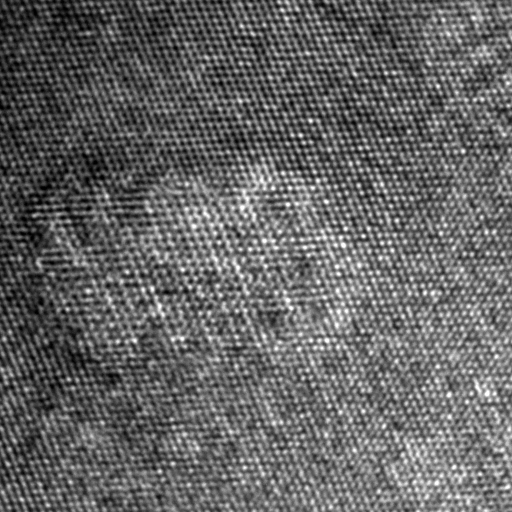
#> input picture examples/1l.tif, 1024 x 1024 px (shown at 1/2 size)
$ python -i fitLatticePeaks.py   (imports and definitions only)   (older library calls are emulated)
#> lines starting #> are read from the running program, lines starting #| are printed output that depends on the picture
### basictools/image_filters.py
"""
Collection of image filters and modifyers

Functions
---------
bin2
    Rebin an image using PIL.Image.resize
bin2_simple
    Rebin an image by adding together pixels
bw_filter
    Apply a butterworth filter to an image
gauss_filter
    Apply a Gaussian filter to an image
linscale
    Scale the intensity of an image to a new domain linearly
med_filter
    Apply a median filter to an image
normalize
    Linearly scale image intensity to a domain between 0 to 1
scale_percent
    Rescale image intensity to remove intensity outliers
scale_std
    Rescale image intensity to the mean+/- a multiple of the standard
    deviation
suppress_outliers
    Set pixel outliers to the minimum and maximum determined by
    a percentage.
"""

import numpy as np
from scipy.ndimage import median_filter, convolve
from PIL import Image
import logging
# import concurrent.futures as cf
from multiprocessing import Pool, cpu_count

# Initialize the Logger
logger = logging.getLogger(__name__)
logger.setLevel(logging.DEBUG)


def normalize(arr):
    """
    Rescale image intensities to 0 and 1

    Parameters
    ----------
    arr : array-like object
        The image to normalize

    Returns
    -------
    result : numpy array
        Image with intensity normalized between 0 and 1

    Notes
    -----
    Wrapper for method :py:func:`linscale`
    """
    return linscale(arr)


def linscale(arr, min=None, max=None, nmin=0, nmax=1, dtype=np.float):
    """
    Rescale image intensities

    Rescale the image intensities to a new scale. The value
    min and everything below gets mapped to nmin, max and everything
    above gets mapped to nmax. By default the minimum and maximum
    get mapped to 0 and 1.

    Parameters
    ----------
    arr : array-like object
        The image to normalize
    min : float, optional
        The intensity to map to the new minimum value. Defaults to
        the minimum of the provided array.
    max : float, optional
        The intensity to map to the new maximum value. Defaults to
        the maximum of the provided array.
    nmin : float, optional
        The new minimum of the image. Defaults to 0.
    nmax : float, optional
        The new maximum of the image. Defaults to 1. For 8-bit images use 255.
        For 16-bit images use 65535.
    dtype : type, optional
        The data type of the output array. Defaults to float. See the possible
        data types here:
        <https://docs.scipy.org/doc/numpy/user/basics.types.html>

    Returns
    -------
    result : array
        Intensity-rescaled image

    Notes
    -----
    The type recasting happens in an 'unsafe' manner. That is, if elements
    have float values like 0.99, recasting to np.uint8 will turn this into 0
    and not 1.

    Examples
    --------
    >>>s=np.array([[1, 2], [3, 4]])
    >>>linscale(s)
    array([[0.        , 0.33333333],
           [0.66666667, 1.        ]])
    >>>linscale(s, min=2, max=3, nmin=1, nmax=2, dtype=np.uint8)
    array([[1, 1],
           [2, 2]], dtype=uint8)
    """
    workarr = arr.copy()
    if min is None:
        min = workarr.min()
    else:
        workarr[workarr < min] = min
    if max is None:
        max = workarr.max()
    else:
        workarr[workarr > max] = max

    a = (nmax-nmin)/(max-min)
    result = (workarr-min)*a+nmin
    return result.astype(dtype)


def _get_dtype_min_max(dtype):
    """
    Return (min, max) of a numpy integer or float dtype

    For floats it just returns 0 and 1
    """
    if dtype == np.float or dtype == np.float32 or dtype == np.float64:
        max = 1  # np.finfo(dtype).max
        min = 0  # np.finfo(dtype).min
    elif (dtype == np.int8 or dtype == np.uint8 or
          dtype == np.int16 or dtype == np.uint16 or
          dtype == np.int32 or dtype == np.uint32 or
          dtype == np.int64 or dtype == np.uint64):
        max = np.iinfo(dtype).max
        min = np.iinfo(dtype).min
    else:
        raise ValueError("Unrecognized or unsupported type: {dtype}")
    return (min, max)


def normalize_convert(img, min=None, max=None, dtype=None):
    """
    Linscales an array and converts dtype

    Only unsigned integer dtypes are accepted

    Parameters
    ----------
    img : array
        The 2D image
    dtype : numpy.dtype, optional
        output type (options: numpy int and float types).
        Defaults to the same datatype as the image.
        If any kind of float is chosen
        the image is renormalized to between 0 and 1.
    min : int, optional
        the value in the img to map to the minimum. Everything
        below is set to minimum. Defaults to the minimum value
        in the array.
    max : int, optional
        the value in the img to map to the maximum. Everything
        above is set to maximum. Defaults to the maximum value
        in the array.

    Returns
    -------
    img_new : array
        The rescaled and retyped image
    """
    if dtype is None:
        dtype = img.dtype
    nmin, nmax = _get_dtype_min_max(dtype)
    return linscale(img, min, max, nmin, nmax, dtype)


# [130 lines left out: functions scale_std, scale_percent, _matlab_style_gauss2D, gauss_filter, med_filter, not called in this run]


def cnn_filter(arr):
    # TODO
    pass


# [68 lines left out: functions _find_outliers, suppress_outliers, not called in this run]


def bw_filter(image, inc=100, order=8):
    """
    This function applies a Butterworth high pass Fourier filter to a 2D image.

    Attenuates the very low frequency components in the image. The effect
    is to even out the intensity of the image.

    Parameters
    ----------
    image : array-like
        The 2D image to be filtered
    inc : float, optional
        The increment or radial size in recyprocal space. In units of pixels.
        Default is 100.
    order : float, optional
        Order of the filter. Default is 8.

    Returns
    -------
    result : numpy array
        The Butterworth-filtered image.

    See also
    --------
    <https://en.wikipedia.org/wiki/Butterworth_filter>
    """
    # Make sure the image is an array
    image = np.array(image)
    original_dtype = image.dtype
    # Subtract mean value from image
    (Nx, Ny) = image.shape
    image = image - np.mean(image)

    # Generate Fourier coordinates in 2D
    psize = 1 / inc
    lsize = np.array([Nx, Ny]) * psize

    # create array linearly ascending and decending to the middle
    if Nx % 2 == 0:
        qx = np.roll(np.arange(-Nx / 2, Nx / 2) / lsize[0],
                     np.rint(-Nx / 2).astype(int, casting='unsafe'),
                     axis=0)
    else:
        qx = np.roll(np.arange(-Nx / 2 + .5, Nx / 2 - .5) / lsize[0],
                     np.rint(-Nx / 2 + .5).astype(int, casting='unsafe'),
                     axis=0)
    if Ny % 2 == 0:
        qy = np.roll(np.arange(-Ny / 2, Ny / 2) / lsize[1],
                     np.rint(-Ny / 2).astype(int, casting='unsafe'),
                     axis=0)

    else:
        qy = np.roll(np.arange(-Ny / 2 + .5, Ny / 2 - .5) / lsize[1],
                     np.rint(-Ny / 2 + .5).astype(int, casting='unsafe'),
                     axis=0)

    # Apply low pass Butterworth filter
    qxa, qya = np.meshgrid(qx, qy, sparse=True)
    q2 = np.square(qxa) + np.square(qya)
    wfilt = 1 - 1 / np.sqrt(1 + np.power(q2, order) / np.power(.5, 16))

    butterfilt = np.real(np.fft.ifft2(np.fft.fft2(image) * wfilt))

    return normalize_convert(butterfilt, dtype=original_dtype)


# [62 lines left out: functions bin2, bin2_simple, not called in this run]


class Filter(object):
    """A pickle-able wrapper for using filters with multiprocessing"""
    # [4 lines left out: function __init__, not called in this run]

    def __call__(self, img):
        return self.func(img, *self.args, **self.kwargs)


# [25 lines left out: function apply_filter_to_stack, not called in this run]

### basictools/plotImagePeaks.py
# TODO Documentation normalization

"""
This function dislpays an atomic resolution image and its corresponding
fitted lattice peaks!
"""

# Libraries
from . import image_filters as imf
import matplotlib.pyplot as plt
import numpy as np


def plotImagePeaks(image, peaks, ax=None):
    # Display the image (using matplotlib)
    # Create new figure window
    image = np.array(image)
    image = imf.normalize(image)
    if ax is None:
        plt.clf()
        plt.figure(1)
        plt.imshow(image, cmap='plasma')
        plt.scatter(peaks[:, 1], peaks[:, 0], c='b', s=5)
        plt.axis('off')
        plt.colorbar()
        plt.show()
        plt.close()
    else:
        fig = ax.figure
        im = ax.imshow(image, cmap='plasma')
        ax.scatter(peaks[:, 1], peaks[:, 0], c='b', s=5)
        ax.axis('off')
        fig.colorbar(im, ax=ax)


# [3 lines that do not run on import are left out]

### basictools/fitLatticePeaks.py
# TODO Documentation normalization
# TODO Refactor to take out Tk dependence
"""
This function reads in an atomic resolution (S)TEM image, or takes it as
input through calling this function in another script. It then applies a
Butterworth and Gaussian filter to smooth out noise and does a simple peak
fitting. The user has then the option to refine the peak positions by
non-linear Gaussian fitting.

Input: atomic resolution (S)TEM image
Output: peaks
        - normal peak fitting: [x, y, peak intensity]
        - Gaussian fitting:    [x, y, peak intensity, sigma, x refined,
                                y refined, background from fit, integrated
                                peak intensity]
"""

# Libraries
import tkinter as tk
from tkinter import filedialog, Tk, messagebox
import matplotlib
import numpy as np
import cv2
from scipy.optimize import least_squares

# Own functions
from . import image_filters as imf
from . import plotImagePeaks


def fitLatPeaks(image=None, bwf_args=(100, 8),
                gauss_args=(7, 2), min_dist=10, min_int=0.2, bound=5):

    # If *args is empty ask user to open file
#> called with bwf_args = (100, 8), gauss_args = (7, 2), min_dist = 10, min_int = 0.2, bound = 5
    if not image:

        # Ask for user input to open image
        root: Tk = tk.Tk()
        root.withdraw()
        file_path = filedialog.askopenfilename()
#> the answer given: ../examples/1l.tif
        root.update()
        root.destroy()

        # Read an image from file
        image = cv2.imread(file_path)
#> image is the input picture: shape (1024, 1024, 3); min 0, max 254, mean 100.4
        image = image[:, :, 0]
#> image: shape (1024, 1024)

    # Normalize image
    image = np.array(image)
    image = np.squeeze(image)  # remove single dimensional axes
    image = cv2.normalize(image, None, alpha=0, beta=1,
                          norm_type=cv2.NORM_MINMAX, dtype=cv2.CV_32F)

    # Determine image properties
    # shape no. rows (Nx) x no. columns (Ny) x no. channels (Nz)
    (Nx, Ny) = image.shape
#> Nx = 1024; Ny = 1024

    # Apply Butterworth filter
    image_filt = imf.bw_filter(image, bwf_args[0], bwf_args[1])
#> in bw_filter, `wfilt = 1 - 1 / np.sqrt(1 + np.power(q2, order) / np.power(.5, 16))`:
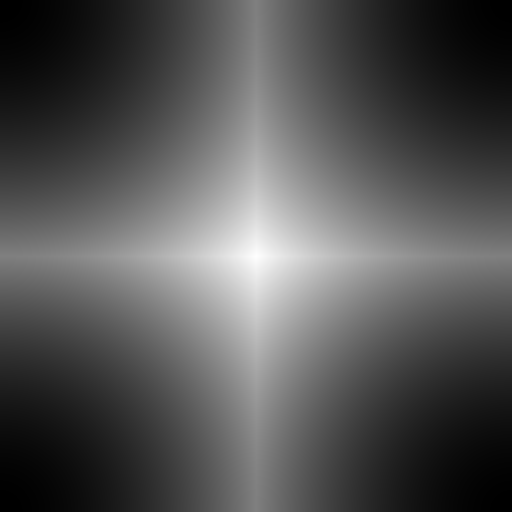
#> q2: shape (1024, 1024) float64 (shown at 1/2 size); min 0, max 5000, mean 1666.7; drawn with min black and max white
#> in bw_filter, `butterfilt = np.real(np.fft.ifft2(np.fft.fft2(image) * wfilt))`:
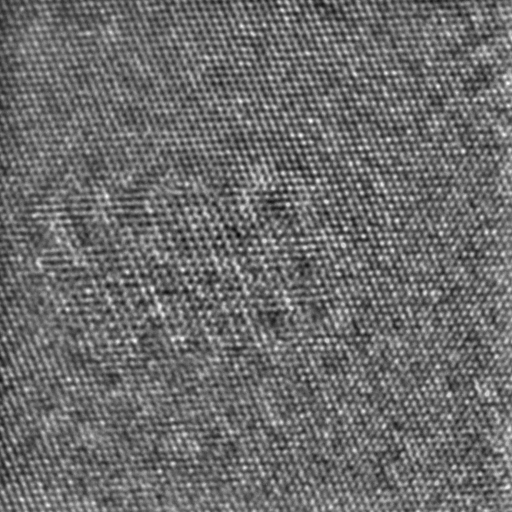
#> butterfilt: shape (1024, 1024) float64 (shown at 1/2 size); min -0.501, max 0.677, mean 7.59e-19; drawn with min black and max white
#> in linscale, `min = workarr.min()`: min = -0.501
#> in linscale, `max = workarr.max()`: max = 0.677
#> in linscale, `a = (nmax-nmin)/(max-min)`: a = 0.849

    # Apply Gaussian filter
    k_size = gauss_args[0]
    sigma = gauss_args[1]
    image_filt = cv2.GaussianBlur(image_filt, (k_size, k_size), sigma)

    # Normalize image
    image_filt = cv2.normalize(image_filt, None, alpha=0, beta=1,
                               norm_type=cv2.NORM_MINMAX, dtype=cv2.CV_32F)

    # Determine lattice peaks with indices x_p, y_p
    # cut off border of 1 pixel around
    image_mid = image_filt[1:-1, 1:-1]
    # move window around and check in which pixels mid remains highest
    peaks = np.logical_and.reduce((image_mid > image_filt[0:-2, 0:-2],
                                   image_mid > image_filt[1:-1, 0:-2],
                                   image_mid > image_filt[2:, 0:-2],
                                   image_mid > image_filt[0:-2, 1:-1],
                                   image_mid > image_filt[2:, 1:-1],
                                   image_mid > image_filt[0:-2, 2:],
                                   image_mid > image_filt[1:-1, 2:],
                                   image_mid > image_filt[2:, 2:]))
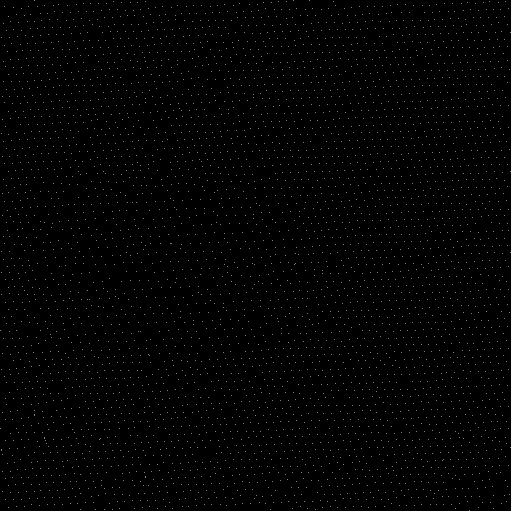
#> peaks: shape (1022, 1022) bool (shown at 1/2 size); 0.41% white in thin lines or dots

    # get x and y coordinates where peaks is nonzero
    (x_p, y_p) = np.nonzero(peaks*1)
#> x_p = 4321 values from 0 to 1021; y_p = 4321 values, max 1021 at index 279, min 0 at index 2751, mean 519.4
    num_peaks = int(np.size(x_p))
#> num_peaks = 4321

    # reshape to column vector, add 1 to account for crop window
    x_p = x_p.reshape(num_peaks, 1)
    x_p += 1
#> x_p = 4321 values from 1 to 1022
    y_p = y_p.reshape(num_peaks, 1)
    y_p += 1
#> y_p = 4321 values, max 1022 at index 279, min 1 at index 2751, mean 520.4
    # find the intensity associated with the peak
    I_p = image[x_p, y_p]
#> I_p = 4321 values, max 1 at index 149, min 0.173 at index 0, mean 0.659

    # make an array [x, y, intensity]
    peaks = np.hstack((x_p, y_p, I_p))
    # sort the peaks by intensity
    peaks = peaks[np.argsort(peaks[:, 2])]

    # Remove peaks too close together
    del_peak = np.ones(num_peaks, dtype=bool)
    for a0 in range(0, num_peaks - 1, 1):
        d2 = (x_p[a0] - x_p[a0 + 1:]) ** 2 + (y_p[a0] - y_p[a0 + 1:]) ** 2

        if np.min(d2) < (min_dist ** 2):
            del_peak[a0] = False

    peaks = peaks[del_peak, :]

    # Remove low intensity peaks
    min_peaks = peaks[:, 2] > min_int
    peaks = peaks[min_peaks, :]

    # Remove peaks too close to image boundaries
    del_bound = np.logical_and.reduce(
        (peaks[:, 0] > bound, peaks[:, 0] < Nx-bound,
         peaks[:, 1] > bound, peaks[:, 1] < Ny-bound))
    peaks = peaks[del_bound, :]
    peaks_Nx, peaks_Ny = np.shape(peaks)
#> peaks_Nx = 4173; peaks_Ny = 3
    num_peaks = peaks_Nx
#> num_peaks = 4173

    # Display the image (using matplotlib)
    plotImagePeaks.plotImagePeaks(image, peaks)
#> in plotImagePeaks, `plt.show()`:
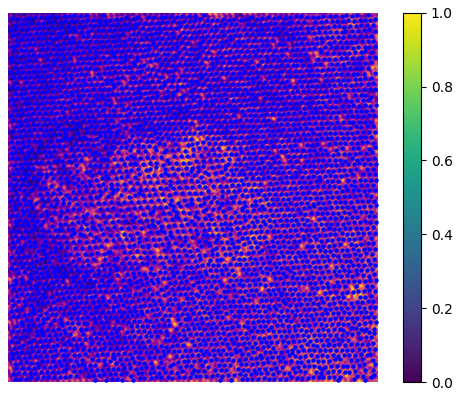
#> figure drawn by matplotlib, 2 panels

    # Ask for user input to refine fit with non-linear double
    # Gaussian functions
    root: Tk = tk.Tk()
    root.withdraw()
    answer = messagebox.askyesno("Non-linear Gaussian peak fitting?",
                                 "Should lattice peaks be fitted with "
                                 "non-linear Gaussian functions? \n \n"
                                 "Be aware, this can "
                                 "take several minutes!")
    if answer is True:
        # Inital parameters for non-linear peak fitting
        # Nsub_pix_iterations = 3     # number of sub-pixel iterations
        d_xy = 0.5                  # max allowed shift for fitting
        rCut = 5                    # size of cutting area around inital peak
        rFit = 4                    # size of fitting radius
        sigma0 = 5
        sigmaMin = 2
        sigmaMax = 9
        # damp = 2/3                  # Damping rate

        # Fitting coordinates
        x_coord = np.arange(0, Nx, 1)
        y_coord = np.arange(0, Ny, 1)
        x_a, y_a = np.meshgrid(x_coord, y_coord, sparse=False)

        # Define 2D Gaussian function
        def func(c, x_func, y_func, int_func):
            return (c[0] * np.exp(-1/2 / c[1] ** 2 *
                                  ((x_func - c[2]) ** 2 +
                                   (y_func - c[3]) ** 2)) + c[4] - int_func)

        # Loop through inital peaks and fit by non-linear Gaussian functions
        peaks_refine = []
        for p0 in range(0, num_peaks, 1):
            # Initial peak positions
            x = peaks[p0, 0]
            xc = np.rint(x).astype(int, casting='unsafe')
            y = peaks[p0, 1]
            yc = np.rint(y).astype(int, casting='unsafe')

            # Cut out subsection around the peak
            x_sub = np.arange(np.max((xc-rCut, 0)),
                              np.min((xc+rCut, Nx)) + 2, 1)
            y_sub = np.arange(np.max((yc-rCut, 0)),
                              np.min((yc+rCut, Ny)) + 2, 1)

            # Make indices of subsection
            x_cut = x_a[y_sub[0]: y_sub[-1], x_sub[0]: x_sub[-1]]
            y_cut = y_a[y_sub[0]: y_sub[-1], x_sub[0]: x_sub[-1]]
            cut = image[x_cut, y_cut]

            # Inital values for least-squares fitting
            k = np.min(cut)
            int_0 = np.max(cut)-k
            sigma = sigma0

            # Sub-pixel iterations
            for s0 in range(0, 3, 1):
                sub = (x_cut - x) ** 2 + (y_cut - y) ** 2 < rFit ** 2

                # Fitting coordinates
                x_fit = x_cut[sub]
                y_fit = y_cut[sub]
                int_fit = cut[sub]

                # Initial guesses and bounds of fitting function
                c0 = [int_0, sigma, x, y, k]
                lower_bnd = [int_0*.8, max(sigma*0.8, sigmaMin),
                             x-d_xy, y-d_xy, k-int_0*0.5]
                upper_bnd = [int_0*1.2, min(sigma*1.2, sigmaMax),
                             x+d_xy, y+d_xy, k+int_0*0.5]

                # Linear least squares fitting
                peak_fit = least_squares(func, c0, args=(
                    x_fit, y_fit, int_fit), bounds=(lower_bnd, upper_bnd))

                # Refined peak positions
                int_0 = peak_fit.x[0]
                sigma = peak_fit.x[1]
                x = peak_fit.x[2]
                y = peak_fit.x[3]
                k = peak_fit.x[4]

            # Write refined peak array: sigma (of Gaussian), x, y, k
            # (fitted background level), peak_int (integrated peak
            # intensity without background)
            peak_int = np.sum(cut * sub)
            # integrated intensity without background
            peaks_refine.append([sigma, x, y, k, peak_int])

            # Display fitting progress
            if p0 % 50 == 0:
                comp = (p0 + 1) / num_peaks
                print('Fitting is {:.2f} % complete!'.format(comp*100))

        # Reshape refined peak array
        peaks_refine = np.asarray(peaks_refine)
        peaks_refine = peaks_refine.reshape(num_peaks, 5)

        # Combine peaks from simple fitting with refined peak positions
        # Column meaning of peaks:
        # Col 1: x coordinate of original peak
        # Col 2: y coordinate of original peak
        # Col 3: peak intensity of original peak
        # Col 4: sigma (standard deviation) of Gaussian function
        # Col 5: refined x coordinate
        # Col 6: refined y coordinate
        # Col 7: background value determined by fit
        # Col 8: integrated peak intensity without background
        peaks = np.hstack((peaks, peaks_refine))

    else:
        messagebox.showinfo(
            "Information",
            "Lattice peaks are fitted without non-linear Gaussian functions!")

    return peaks


# [2 lines not run here, left out]

>>> result = fitLatPeaks()
